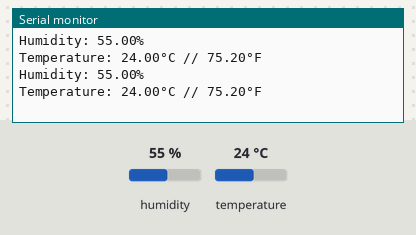
Bench run of a sketch on a simulated ESP8266 (NodeMCU). On the bench: the last lines printed to the serial monitor. The inputs (shaded band) are chosen by the test bench; at power-on: humidity 55 %, temperature 24 °C.

Above: at 2.8 s.
2.9 s: humidity set to 22 %
At 5.0 s:
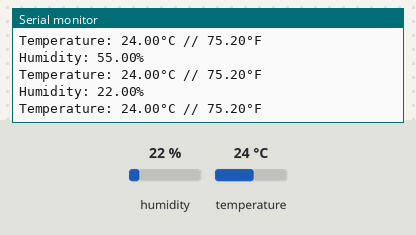
5.6 s: temperature set to 12 °C
At 7.4 s:
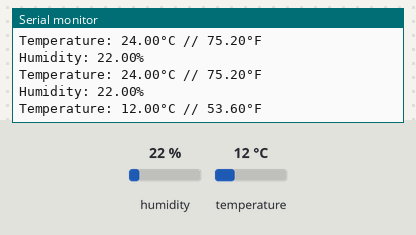
8.3 s: humidity set to 40 %
At 11.0 s:
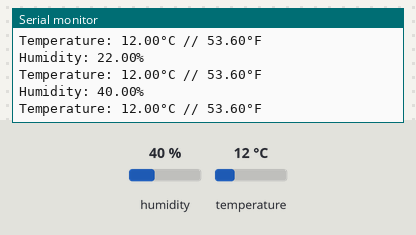
Timing chart, 0 to 12.5 s (numbered marks = the images above; inputs shaded):
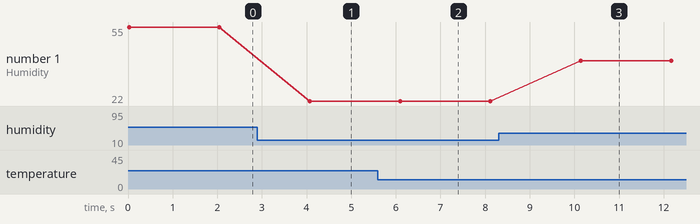

Measured:
- after the input at 2.9 s, the serial monitor: prints a new line after 1.2 s (image 1)
- after the input at 5.6 s, the serial monitor: prints a new line after 0.49 s (image 2)
- after the input at 8.3 s, the serial monitor: prints a new line after 1.8 s (image 3)
- plotted number 1: 55 → 22 after the input at 2.9 s, 22 → 40 after the input at 8.3 s

The sketch:

TP2_IoT.ino
```cpp
#include "DHT.h" // initiate dht sensor library
#define DHTPIN D1 // Define the data pin on NodeMCU that's connected to the sensor
#define DHTTYPE DHT11 // Define the type of the dht sensor
DHT dht(DHTPIN, DHTTYPE); // Instantiate a DHT object with the type and pin defined earlier

void setup(){
  Serial.begin(9600); //Sets the data rate in bits per second (baud) for serial data transmission.
  dht.begin(); // initialize the DHT sensor
}
void loop()
{
  // declare the variable for the sensor reading
  float humi = dht.readHumidity();
  float temp = dht.readTemperature();
  float tempF = (temp*9/5) + 32;

  //print the reading
  Serial.print("Humidity: ");
  Serial.print(humi);
  Serial.println("%");
  Serial.print("Temperature: ");
  Serial.print(temp);
  Serial.print("°C // ");
  Serial.print(tempF);
  Serial.println("°F");
  delay(2000);
}
```
